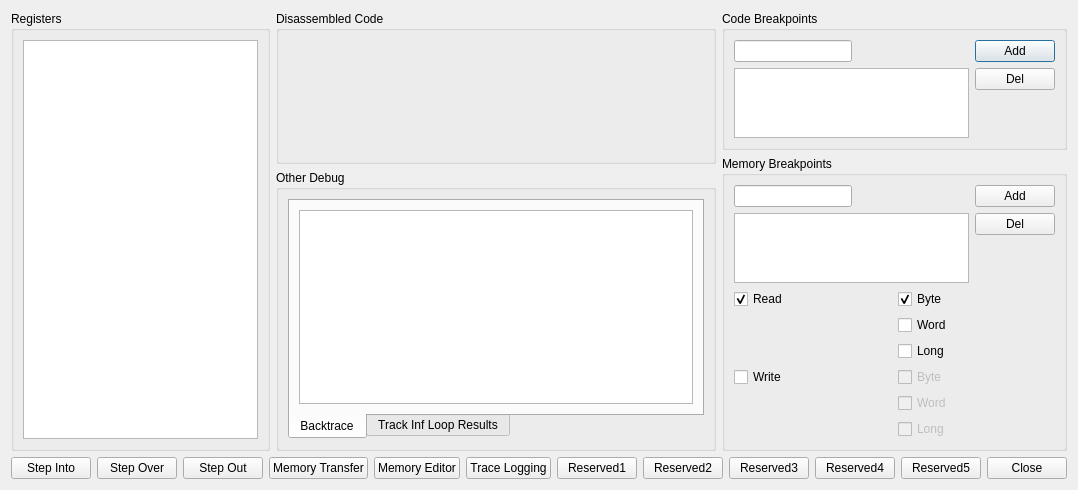
<?xml version="1.0" encoding="UTF-8"?>
<ui version="4.0">
 <class>UIDebugCPU</class>
 <widget class="QDialog" name="UIDebugCPU">
  <property name="geometry">
   <rect>
    <x>0</x>
    <y>0</y>
    <width>927</width>
    <height>483</height>
   </rect>
  </property>
  <property name="windowTitle">
   <string>Debug CPU</string>
  </property>
  <layout class="QVBoxLayout" name="verticalLayout_13">
   <item>
    <layout class="QHBoxLayout" name="horizontalLayout_6">
     <item>
      <widget class="QGroupBox" name="gbRegisters">
       <property name="title">
        <string>Registers</string>
       </property>
       <layout class="QVBoxLayout" name="verticalLayout_10">
        <item>
         <widget class="QListWidget" name="lwRegisters">
          <property name="sizePolicy">
           <sizepolicy hsizetype="Expanding" vsizetype="Expanding">
            <horstretch>0</horstretch>
            <verstretch>0</verstretch>
           </sizepolicy>
          </property>
          <property name="minimumSize">
           <size>
            <width>120</width>
            <height>0</height>
           </size>
          </property>
          <property name="font">
           <font>
            <family>Courier New</family>
           </font>
          </property>
         </widget>
        </item>
       </layout>
      </widget>
     </item>
     <item>
      <layout class="QVBoxLayout" name="verticalLayout_12">
       <item>
        <widget class="QGroupBox" name="gbDisassembledCode">
         <property name="title">
          <string>Disassembled Code</string>
         </property>
         <layout class="QVBoxLayout" name="verticalLayout_11">
          <item>
           <widget class="UIDisasm" name="lwDisassembledCode" native="true">
            <property name="minimumSize">
             <size>
              <width>416</width>
              <height>0</height>
             </size>
            </property>
            <property name="font">
             <font>
              <family>Courier New</family>
              <pointsize>9</pointsize>
             </font>
            </property>
           </widget>
          </item>
         </layout>
        </widget>
       </item>
       <item>
        <widget class="QGroupBox" name="gbBackTrace">
         <property name="sizePolicy">
          <sizepolicy hsizetype="Preferred" vsizetype="Minimum">
           <horstretch>0</horstretch>
           <verstretch>0</verstretch>
          </sizepolicy>
         </property>
         <property name="title">
          <string>Other Debug</string>
         </property>
         <layout class="QHBoxLayout" name="horizontalLayout_8">
          <item>
           <widget class="QTabWidget" name="tabOtherDebug">
            <property name="sizePolicy">
             <sizepolicy hsizetype="Preferred" vsizetype="Minimum">
              <horstretch>0</horstretch>
              <verstretch>0</verstretch>
             </sizepolicy>
            </property>
            <property name="tabPosition">
             <enum>QTabWidget::South</enum>
            </property>
            <property name="tabShape">
             <enum>QTabWidget::Rounded</enum>
            </property>
            <property name="currentIndex">
             <number>0</number>
            </property>
            <property name="tabsClosable">
             <bool>false</bool>
            </property>
            <widget class="QWidget" name="tab_3">
             <attribute name="title">
              <string>Backtrace</string>
             </attribute>
             <layout class="QVBoxLayout" name="verticalLayout_14">
              <item>
               <widget class="QListWidget" name="lwBackTrace">
                <property name="sizePolicy">
                 <sizepolicy hsizetype="Preferred" vsizetype="Minimum">
                  <horstretch>0</horstretch>
                  <verstretch>0</verstretch>
                 </sizepolicy>
                </property>
                <property name="font">
                 <font>
                  <family>Courier New</family>
                 </font>
                </property>
               </widget>
              </item>
             </layout>
            </widget>
            <widget class="QWidget" name="tab_4">
             <attribute name="title">
              <string>Track Inf Loop Results</string>
             </attribute>
             <layout class="QVBoxLayout" name="verticalLayout_15">
              <item>
               <widget class="QTableWidget" name="twTrackInfLoop">
                <property name="sizePolicy">
                 <sizepolicy hsizetype="Preferred" vsizetype="Minimum">
                  <horstretch>0</horstretch>
                  <verstretch>0</verstretch>
                 </sizepolicy>
                </property>
                <property name="editTriggers">
                 <set>QAbstractItemView::NoEditTriggers</set>
                </property>
                <property name="showDropIndicator" stdset="0">
                 <bool>false</bool>
                </property>
                <property name="dragDropOverwriteMode">
                 <bool>false</bool>
                </property>
                <column>
                 <property name="text">
                  <string>Address</string>
                 </property>
                </column>
                <column>
                 <property name="text">
                  <string>Count</string>
                 </property>
                </column>
               </widget>
              </item>
             </layout>
            </widget>
           </widget>
          </item>
         </layout>
        </widget>
       </item>
      </layout>
     </item>
     <item>
      <layout class="QVBoxLayout" name="verticalLayout_9">
       <item>
        <widget class="QGroupBox" name="gbCodeBreakpoints">
         <property name="sizePolicy">
          <sizepolicy hsizetype="Preferred" vsizetype="Preferred">
           <horstretch>0</horstretch>
           <verstretch>0</verstretch>
          </sizepolicy>
         </property>
         <property name="title">
          <string>Code Breakpoints</string>
         </property>
         <layout class="QVBoxLayout" name="verticalLayout_5">
          <item>
           <layout class="QHBoxLayout" name="horizontalLayout_2">
            <item>
             <layout class="QVBoxLayout" name="verticalLayout_2">
              <item>
               <layout class="QHBoxLayout" name="horizontalLayout">
                <item>
                 <widget class="QLineEdit" name="leCodeBreakpoint">
                  <property name="sizePolicy">
                   <sizepolicy hsizetype="Expanding" vsizetype="Fixed">
                    <horstretch>0</horstretch>
                    <verstretch>0</verstretch>
                   </sizepolicy>
                  </property>
                  <property name="inputMask">
                   <string/>
                  </property>
                 </widget>
                </item>
                <item>
                 <spacer name="horizontalSpacer">
                  <property name="orientation">
                   <enum>Qt::Horizontal</enum>
                  </property>
                  <property name="sizeHint" stdset="0">
                   <size>
                    <width>40</width>
                    <height>20</height>
                   </size>
                  </property>
                 </spacer>
                </item>
               </layout>
              </item>
              <item>
               <widget class="QListWidget" name="lwCodeBreakpoints">
                <property name="sizePolicy">
                 <sizepolicy hsizetype="Expanding" vsizetype="Expanding">
                  <horstretch>0</horstretch>
                  <verstretch>0</verstretch>
                 </sizepolicy>
                </property>
               </widget>
              </item>
             </layout>
            </item>
            <item>
             <layout class="QVBoxLayout" name="verticalLayout">
              <item>
               <widget class="QPushButton" name="pbAddCodeBreakpoint">
                <property name="sizePolicy">
                 <sizepolicy hsizetype="Minimum" vsizetype="Fixed">
                  <horstretch>0</horstretch>
                  <verstretch>0</verstretch>
                 </sizepolicy>
                </property>
                <property name="text">
                 <string>Add</string>
                </property>
               </widget>
              </item>
              <item>
               <widget class="QPushButton" name="pbDelCodeBreakpoint">
                <property name="text">
                 <string>Del</string>
                </property>
               </widget>
              </item>
              <item>
               <spacer name="verticalSpacer_4">
                <property name="orientation">
                 <enum>Qt::Vertical</enum>
                </property>
                <property name="sizeType">
                 <enum>QSizePolicy::Expanding</enum>
                </property>
                <property name="sizeHint" stdset="0">
                 <size>
                  <width>20</width>
                  <height>40</height>
                 </size>
                </property>
               </spacer>
              </item>
             </layout>
            </item>
           </layout>
          </item>
         </layout>
        </widget>
       </item>
       <item>
        <widget class="QGroupBox" name="gbMemoryBreakpoints">
         <property name="sizePolicy">
          <sizepolicy hsizetype="Preferred" vsizetype="Preferred">
           <horstretch>0</horstretch>
           <verstretch>0</verstretch>
          </sizepolicy>
         </property>
         <property name="title">
          <string>Memory Breakpoints</string>
         </property>
         <layout class="QVBoxLayout" name="verticalLayout_8">
          <item>
           <layout class="QHBoxLayout" name="horizontalLayout_4">
            <item>
             <layout class="QVBoxLayout" name="verticalLayout_4">
              <item>
               <layout class="QHBoxLayout" name="horizontalLayout_3">
                <item>
                 <widget class="QLineEdit" name="leMemoryBreakpoint">
                  <property name="inputMask">
                   <string/>
                  </property>
                 </widget>
                </item>
                <item>
                 <spacer name="horizontalSpacer_2">
                  <property name="orientation">
                   <enum>Qt::Horizontal</enum>
                  </property>
                  <property name="sizeHint" stdset="0">
                   <size>
                    <width>40</width>
                    <height>20</height>
                   </size>
                  </property>
                 </spacer>
                </item>
               </layout>
              </item>
              <item>
               <widget class="QListWidget" name="lwMemoryBreakpoints">
                <property name="sizePolicy">
                 <sizepolicy hsizetype="Expanding" vsizetype="Expanding">
                  <horstretch>0</horstretch>
                  <verstretch>0</verstretch>
                 </sizepolicy>
                </property>
               </widget>
              </item>
             </layout>
            </item>
            <item>
             <layout class="QVBoxLayout" name="verticalLayout_3">
              <item>
               <widget class="QPushButton" name="pbAddMemoryBreakpoint">
                <property name="text">
                 <string>Add</string>
                </property>
               </widget>
              </item>
              <item>
               <widget class="QPushButton" name="pbDelMemoryBreakpoint">
                <property name="text">
                 <string>Del</string>
                </property>
               </widget>
              </item>
              <item>
               <spacer name="verticalSpacer">
                <property name="orientation">
                 <enum>Qt::Vertical</enum>
                </property>
                <property name="sizeType">
                 <enum>QSizePolicy::Expanding</enum>
                </property>
                <property name="sizeHint" stdset="0">
                 <size>
                  <width>20</width>
                  <height>40</height>
                 </size>
                </property>
               </spacer>
              </item>
             </layout>
            </item>
           </layout>
          </item>
          <item>
           <layout class="QHBoxLayout" name="horizontalLayout_5">
            <item>
             <layout class="QVBoxLayout" name="verticalLayout_7">
              <item>
               <widget class="QCheckBox" name="cbRead">
                <property name="text">
                 <string>Read</string>
                </property>
                <property name="checked">
                 <bool>true</bool>
                </property>
               </widget>
              </item>
              <item>
               <spacer name="verticalSpacer_2">
                <property name="orientation">
                 <enum>Qt::Vertical</enum>
                </property>
                <property name="sizeHint" stdset="0">
                 <size>
                  <width>20</width>
                  <height>40</height>
                 </size>
                </property>
               </spacer>
              </item>
              <item>
               <widget class="QCheckBox" name="cbWrite">
                <property name="text">
                 <string>Write</string>
                </property>
               </widget>
              </item>
              <item>
               <spacer name="verticalSpacer_3">
                <property name="orientation">
                 <enum>Qt::Vertical</enum>
                </property>
                <property name="sizeHint" stdset="0">
                 <size>
                  <width>20</width>
                  <height>40</height>
                 </size>
                </property>
               </spacer>
              </item>
             </layout>
            </item>
            <item>
             <layout class="QVBoxLayout" name="verticalLayout_6">
              <item>
               <widget class="QCheckBox" name="cbReadByte">
                <property name="enabled">
                 <bool>true</bool>
                </property>
                <property name="text">
                 <string>Byte</string>
                </property>
                <property name="checkable">
                 <bool>true</bool>
                </property>
                <property name="checked">
                 <bool>true</bool>
                </property>
               </widget>
              </item>
              <item>
               <widget class="QCheckBox" name="cbReadWord">
                <property name="enabled">
                 <bool>true</bool>
                </property>
                <property name="text">
                 <string>Word</string>
                </property>
                <property name="checked">
                 <bool>false</bool>
                </property>
               </widget>
              </item>
              <item>
               <widget class="QCheckBox" name="cbReadLong">
                <property name="enabled">
                 <bool>true</bool>
                </property>
                <property name="text">
                 <string>Long</string>
                </property>
               </widget>
              </item>
              <item>
               <widget class="QCheckBox" name="cbWriteByte">
                <property name="enabled">
                 <bool>false</bool>
                </property>
                <property name="text">
                 <string>Byte</string>
                </property>
               </widget>
              </item>
              <item>
               <widget class="QCheckBox" name="cbWriteWord">
                <property name="enabled">
                 <bool>false</bool>
                </property>
                <property name="text">
                 <string>Word</string>
                </property>
               </widget>
              </item>
              <item>
               <widget class="QCheckBox" name="cbWriteLong">
                <property name="enabled">
                 <bool>false</bool>
                </property>
                <property name="text">
                 <string>Long</string>
                </property>
               </widget>
              </item>
             </layout>
            </item>
           </layout>
          </item>
         </layout>
        </widget>
       </item>
      </layout>
     </item>
    </layout>
   </item>
   <item>
    <layout class="QHBoxLayout" name="horizontalLayout_7">
     <item>
      <widget class="QPushButton" name="pbStepInto">
       <property name="text">
        <string>Step Into</string>
       </property>
      </widget>
     </item>
     <item>
      <widget class="QPushButton" name="pbStepOver">
       <property name="text">
        <string>Step Over</string>
       </property>
      </widget>
     </item>
     <item>
      <widget class="QPushButton" name="pbStepOut">
       <property name="text">
        <string>Step Out</string>
       </property>
      </widget>
     </item>
     <item>
      <widget class="QPushButton" name="pbMemoryTransfer">
       <property name="text">
        <string>Memory Transfer</string>
       </property>
      </widget>
     </item>
     <item>
      <widget class="QPushButton" name="pbMemoryEditor">
       <property name="text">
        <string>Memory Editor</string>
       </property>
      </widget>
     </item>
     <item>
       <widget class="QPushButton" name="pbTraceLogging">
         <property name="text">
           <string>Trace Logging</string>
         </property>
       </widget>
     </item>
     <item>
      <widget class="QPushButton" name="pbReserved1">
       <property name="text">
        <string>Reserved1</string>
       </property>
      </widget>
     </item>
     <item>
      <widget class="QPushButton" name="pbReserved2">
       <property name="text">
        <string>Reserved2</string>
       </property>
      </widget>
     </item>
     <item>
      <widget class="QPushButton" name="pbReserved3">
       <property name="text">
        <string>Reserved3</string>
       </property>
      </widget>
     </item>
     <item>
      <widget class="QPushButton" name="pbReserved4">
       <property name="text">
        <string>Reserved4</string>
       </property>
      </widget>
     </item>
     <item>
      <widget class="QPushButton" name="pbReserved5">
       <property name="text">
        <string>Reserved5</string>
       </property>
      </widget>
     </item>
     <item>
      <spacer name="horizontalSpacer_3">
       <property name="orientation">
        <enum>Qt::Horizontal</enum>
       </property>
       <property name="sizeHint" stdset="0">
        <size>
         <width>40</width>
         <height>20</height>
        </size>
       </property>
      </spacer>
     </item>
     <item>
      <widget class="QDialogButtonBox" name="dbbButtons">
       <property name="standardButtons">
        <set>QDialogButtonBox::Close</set>
       </property>
      </widget>
     </item>
    </layout>
   </item>
  </layout>
 </widget>
 <customwidgets>
  <customwidget>
   <class>UIDisasm</class>
   <extends>QWidget</extends>
   <header>UIDisasm.h</header>
   <container>1</container>
  </customwidget>
 </customwidgets>
 <resources/>
 <connections>
  <connection>
   <sender>dbbButtons</sender>
   <signal>rejected()</signal>
   <receiver>UIDebugCPU</receiver>
   <slot>reject()</slot>
   <hints>
    <hint type="sourcelabel">
     <x>347</x>
     <y>321</y>
    </hint>
    <hint type="destinationlabel">
     <x>335</x>
     <y>376</y>
    </hint>
   </hints>
  </connection>
 </connections>
</ui>
